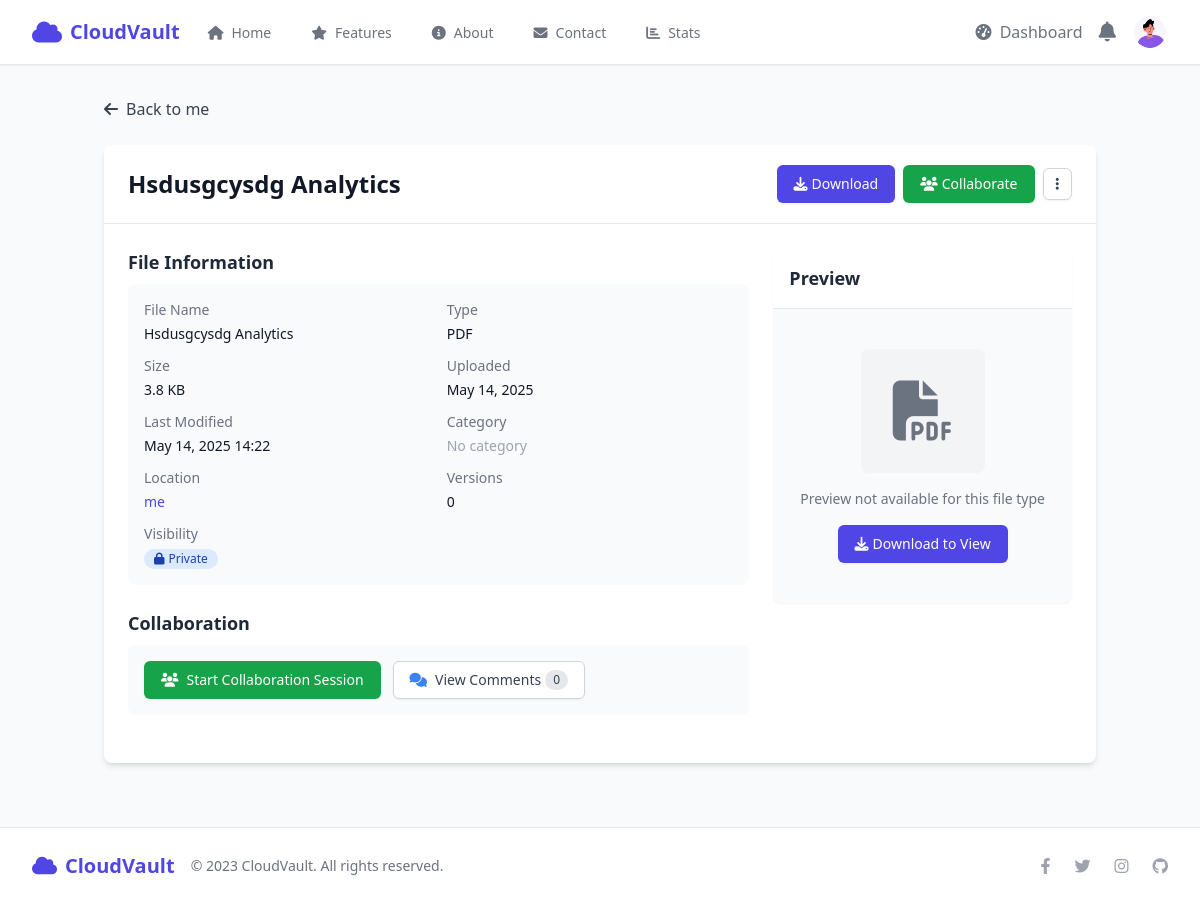
/files/7/ (signed in), run on an earlier commit of the app's database.
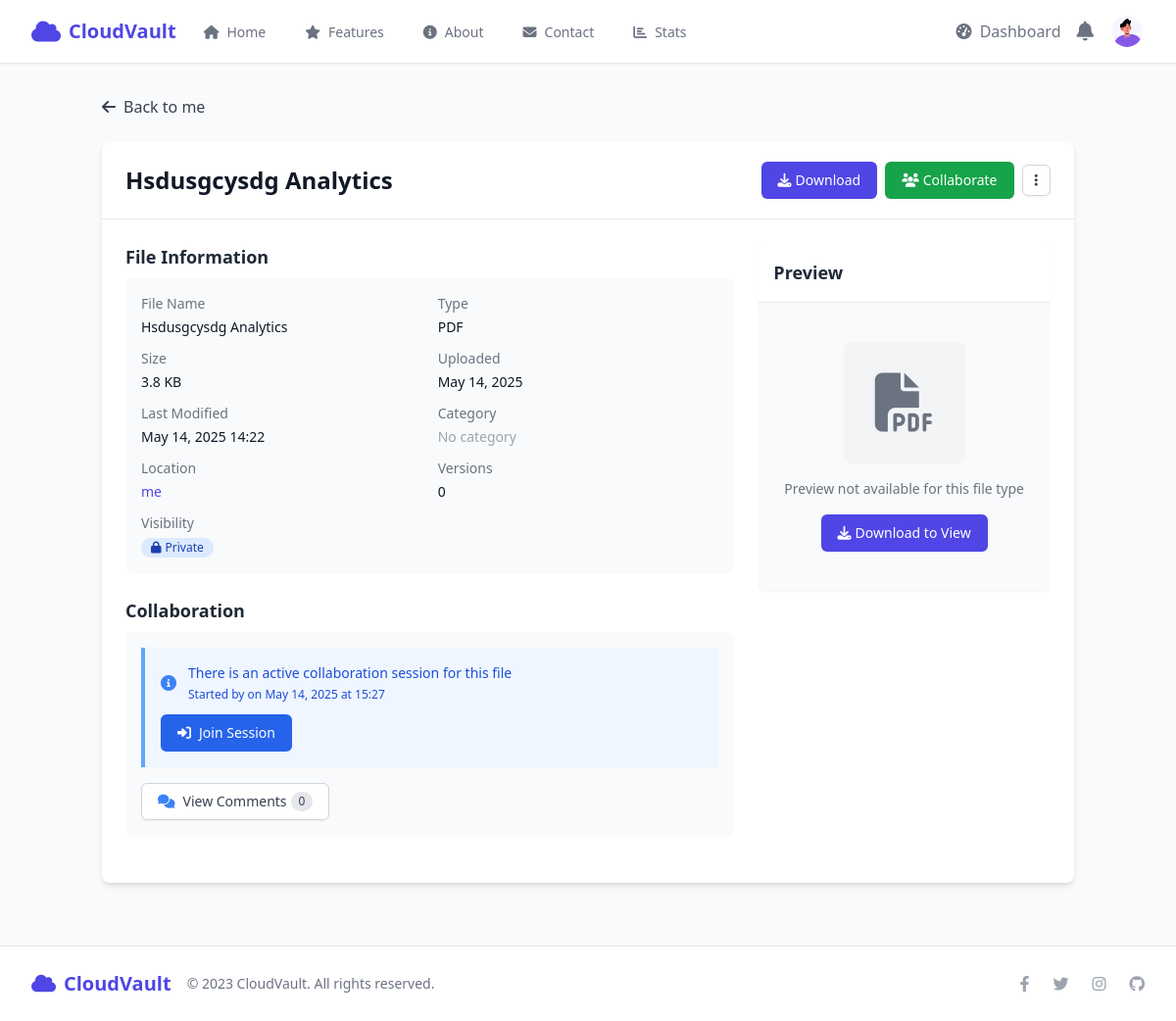
And on a later commit of the database.
### files/models.py (models this page shows, shortened)
class CollaborationSession(models.Model):
    file = models.ForeignKey(FileItem, on_delete=models.CASCADE, related_name='collaboration_sessions')
    started_by = models.ForeignKey(User, on_delete=models.CASCADE, related_name='created_sessions')
    active = models.BooleanField(default=True)
    created_at = models.DateTimeField(default=timezone.now)
    ended_at = models.DateTimeField(null=True, blank=True)
    content = models.TextField(blank=True, null=True)

### files/views.py (the view)
# urls.py: path('<int:file_id>/', views.file_detail, name='file_detail'),
@login_required
def file_detail(request, file_id):
    file = get_object_or_404(FileItem, id=file_id, user=request.user)
    shared_with = SharedFile.objects.filter(file=file)
    versions = file.versions.all().order_by('-version_number')
    current_version = file.get_current_version()
    active_session = CollaborationSession.objects.filter(file=file, active=True).first()
    comment_count = Comment.objects.filter(file=file).count()
    context = {
        'file': file,
        'shared_with': shared_with,
        'versions': versions,
        'current_version': current_version,
        'version_count': versions.count(),
        'active_session': active_session,
        'comment_count': comment_count,
    }
    return render(request, 'files/file_detail.html', context)

### files/models.py (called while the page is built)
    def extension(self):
        return os.path.splitext(self.file.name)[1][1:].upper()

    @classmethod
    def get_readable_size(cls, size_in_bytes):
        size = size_in_bytes
        for unit in ['B', 'KB', 'MB', 'GB']:
            if size < 1024 or unit == 'GB':
                return f"{size:.1f} {unit}"
            size /= 1024

    def get_current_version(self):
        try:
            return self.versions.get(is_current=True)
        except FileVersion.DoesNotExist:
            return None

    def readable_size(self):
        return FileItem.get_readable_size(self.file_size)

    def is_image(self):
        img_extensions = ['jpg', 'jpeg', 'png', 'gif', 'bmp', 'webp', 'svg']
        return self.extension().lower() in img_extensions

    def is_document(self):
        doc_extensions = ['pdf', 'doc', 'docx', 'txt', 'rtf', 'odt', 'xls', 'xlsx', 'ppt', 'pptx']
        return self.extension().lower() in doc_extensions

### templates/files/file_detail.html (shortened to what the changed rows need)
{% extends 'base.html' %}
{% block content %}
<div class="container mx-auto px-4 py-8">
    <div class="bg-white shadow-md rounded-lg overflow-hidden mb-8">
        <div class="px-6 py-5 border-b border-gray-200 flex justify-between items-center">
            <h1 class="text-2xl font-bold text-gray-900">{{ file.title }} {% if file.is_favorite %}<i class="fas fa-star text-yellow-400"></i>{% endif %}</h1>
        </div>
        <div class="p-6">
            <div class="grid grid-cols-1 md:grid-cols-3 gap-6">
                <div class="md:col-span-2">
                    <div class="mb-6">
                        <h2 class="text-lg font-semibold text-gray-800 mb-2">File Information</h2>
                    </div>
                    <div class="mb-6">
                        <h2 class="text-lg font-semibold text-gray-800 mb-2">Collaboration</h2>
                        <div class="bg-gray-50 p-4 rounded-lg">
                            {% if active_session %}
                            <div class="mb-4 bg-blue-50 border-l-4 border-blue-400 p-4 text-blue-700">
                                <div class="flex items-center">
                                    <div class="flex-shrink-0">
                                        <i class="fas fa-info-circle text-blue-500"></i>
                                    </div>
                                    <div class="ml-3">
                                        <p class="text-sm font-medium">
                                            There is an active collaboration session for this file
                                        </p>
                                        <p class="text-xs mt-1">
                                            Started by {{ active_session.created_by.username }}
                                            on {{ active_session.created_at|date:"M d, Y" }} at {{ active_session.created_at|time:"H:i" }}
                                        </p>
                                    </div>
                                </div>
                                <div class="mt-3">
                                    <a href="{% url 'files:join_collaboration' session_id=active_session.id %}" class="inline-flex items-center px-4 py-2 border border-transparent text-sm font-medium rounded-md shadow-sm text-white bg-blue-600 hover:bg-blue-700 focus:outline-none focus:ring-2 focus:ring-offset-2 focus:ring-blue-500">
                                        <i class="fas fa-sign-in-alt mr-2"></i> Join Session
                                    </a>
                                </div>
                            </div>
                            {% endif %}
                            <div class="flex flex-wrap gap-3">
                                {% if not active_session %}
                                <a href="{% url 'files:start_collaboration' file_id=file.id %}" class="inline-flex items-center px-4 py-2 border border-transparent text-sm font-medium rounded-md shadow-sm text-white bg-green-600 hover:bg-green-700 focus:outline-none focus:ring-2 focus:ring-offset-2 focus:ring-green-500">
                                    <i class="fas fa-users mr-2"></i> Start Collaboration Session
                                </a>
                                {% endif %}
                                <a href="{% url 'files:file_comments' file_id=file.id %}" class="inline-flex items-center px-4 py-2 border border-gray-300 shadow-sm text-sm font-medium rounded-md text-gray-700 bg-white hover:bg-gray-50 focus:outline-none focus:ring-2 focus:ring-offset-2 focus:ring-primary-500">
                                    <i class="fas fa-comments mr-2 text-blue-500"></i> View Comments <span class="ml-1 text-xs bg-gray-200 px-2 py-0.5 rounded-full">{{ comment_count }}</span>
                                </a>
                            </div>
                        </div>
                    </div>
                </div>
                <div>
                    <div class="bg-gray-50 rounded-lg overflow-hidden shadow-sm">
                        <div class="p-4 border-b border-gray-200 bg-white">
                            <h2 class="text-lg font-semibold text-gray-800">Preview</h2>
                        </div>
                    </div>
                </div>
            </div>
        </div>
    </div>
</div>
{% endblock %}

What changed in the data, as far as the page shows it:
added CollaborationSession: created_at "May 14, 2025", created_at "15:27"
Also different on the page:
text no longer shown: "Start Collaboration Session"
text now shown: "There is an active collaboration session for this file Started by on at Join Session"
